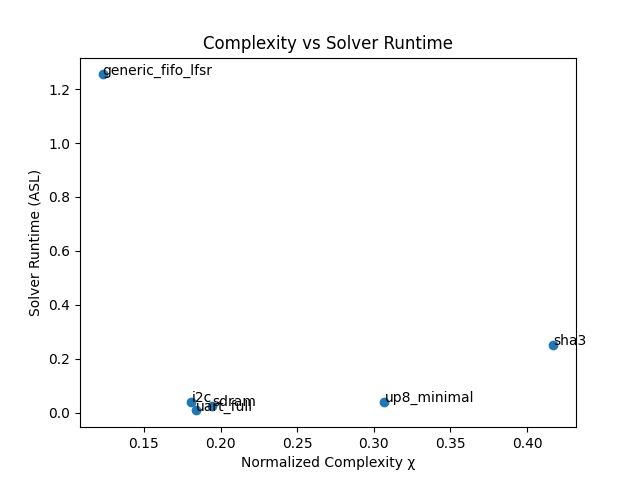

Source code (Python):
import pandas as pd
import matplotlib.pyplot as plt

df = pd.read_csv("metrics_table.csv")

runtime = {
    "i2c":0.038,
    "uart_full":0.008,
    "sdram":0.024,
    "sha3":0.25,
    "generic_fifo_lfsr":1.255,
    "up8_minimal":0.04
}

df["runtime"] = df["Design"].map(runtime)

plt.scatter(df["CHI_NORM"], df["runtime"])

for i,row in df.iterrows():
    plt.text(row["CHI_NORM"], row["runtime"], row["Design"])

plt.xlabel("Normalized Complexity χ")
plt.ylabel("Solver Runtime (ASL)")
plt.title("Complexity vs Solver Runtime")

plt.show()
